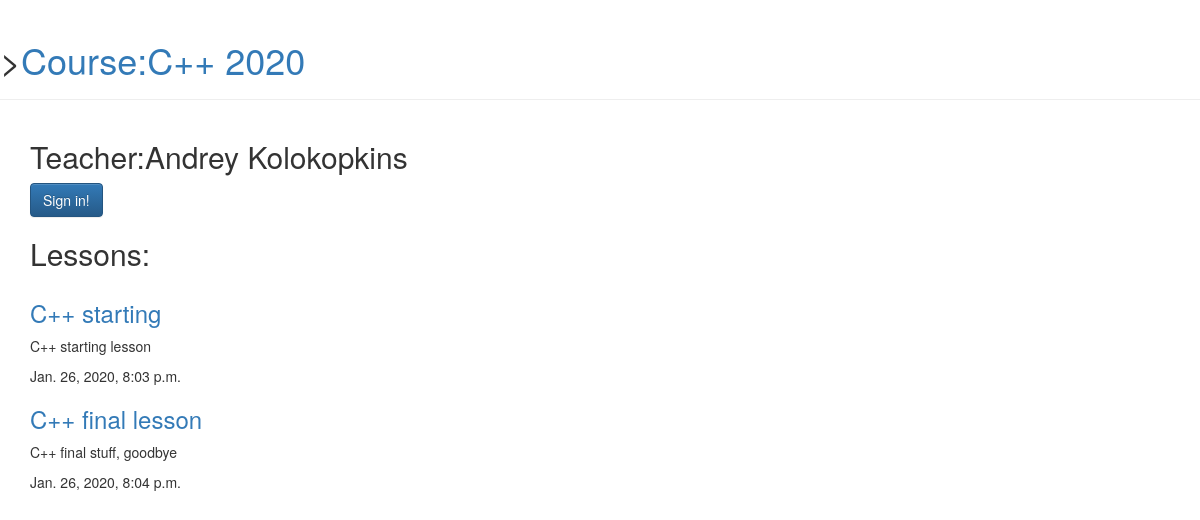
Page /courses/course/2/ on the committed database.
### learnlearn/models.py (models this page shows, shortened)
class Course(models.Model):
    CATEGORIES = ((1, 'Python'), (2, 'C++'), )
    name = models.CharField(max_length=150)
    category = models.IntegerField(choices= CATEGORIES, default=1)
    description = models.TextField(default=None)
    date_started = models.DateTimeField(auto_now_add=True)
    lector = ForeignKey(Lector, models.CASCADE)

class Lector(models.Model):
    first_name = models.CharField(max_length=50)
    last_name = models.CharField(max_length=50)
    date_started = models.DateTimeField(auto_now_add=True)
    @property
    def full_name(self):
        return f'{self.first_name} {self.last_name}'

class Lesson(models.Model):
    name = models.CharField(max_length=150)
    description = models.TextField(default=None)
    date_start = models.DateTimeField(auto_now_add=True)
    course = ForeignKey(Course, models.CASCADE)

### learnlearn/views.py (the view)
# urls.py: path('course/<int:pk>/', views.course_detail, name='course_detail'),
def course_detail(request, pk):
    course = get_object_or_404(Course, pk=pk)
    lessons = Lesson.objects.filter(course=course)
    return render(request, 'learnlearn/course_detail.html', {'course': course, 'lessons': lessons})

### learnlearn/templates/learnlearn/course_detail.html (shortened to what this page needs)
<!DOCTYPE html>
<html lang="en">
<head>
    <link rel="stylesheet" href="//maxcdn.bootstrapcdn.com/bootstrap/3.2.0/css/bootstrap.min.css">
    <link rel="stylesheet" href="//maxcdn.bootstrapcdn.com/bootstrap/3.2.0/css/bootstrap-theme.min.css">
</head>
<body>
<div class="page-header">
    <h1>><a href="/">Course:{{course.name}}</a></h1>
</div>
<div class="content container">
    <div>
         <h2>Teacher:{{course.lector.full_name}}</h2>
    </div>
    <div>
         <button type="button" class="btn btn-primary">Sign in!</button>
    </div>
    <div>
         <h2>Lessons:</h2>
    </div>
    <div class="row">
          <div class="col-md-8">
            {% for lesson in lessons %}
                <div class="post">
                    <h3><a href="">{{ lesson.name }}</a></h3>
                    <p>{{ lesson.description|linebreaksbr }}</p>
                    <div class="date">
                         {{ lesson.date_start }}
                    </div>
                </div>
            {% endfor %}
          </div>
    </div>
</div>
</body>
</html>

### rows in the picture
Course: name "C++ 2020", lector.full_name "Andrey Kolokopkins"
Lesson: name "C++ starting", description "C++ starting lesson", date_start "Jan. 26, 2020, 8:03 p.m."
Lesson: name "C++ final lesson", description "C++ final stuff, goodbye", date_start "Jan. 26, 2020, 8:04 p.m."
